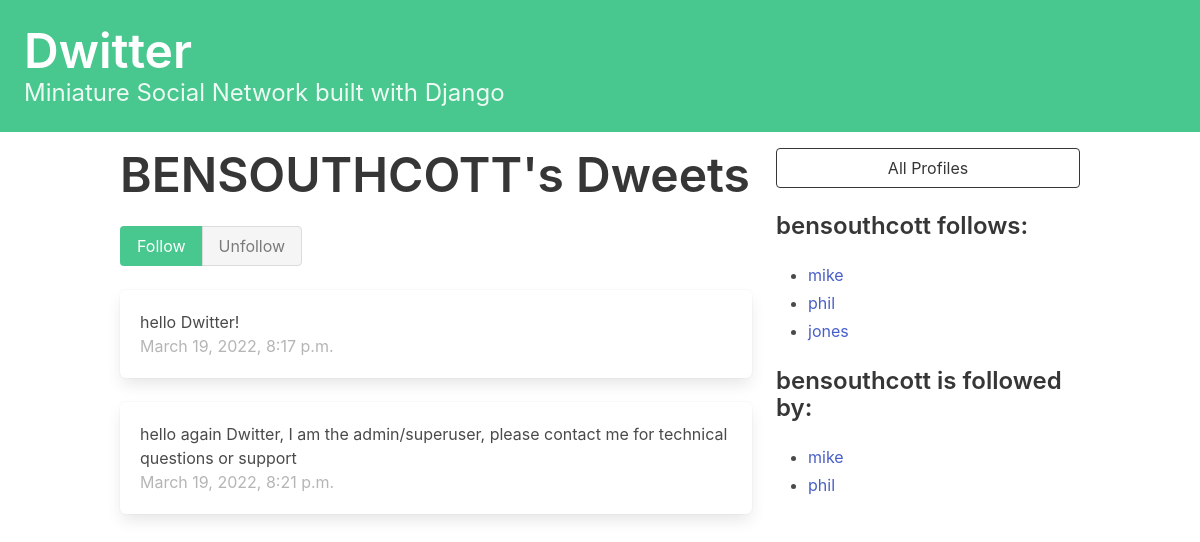
The page /profile/1 (signed in) on the database as committed earlier.
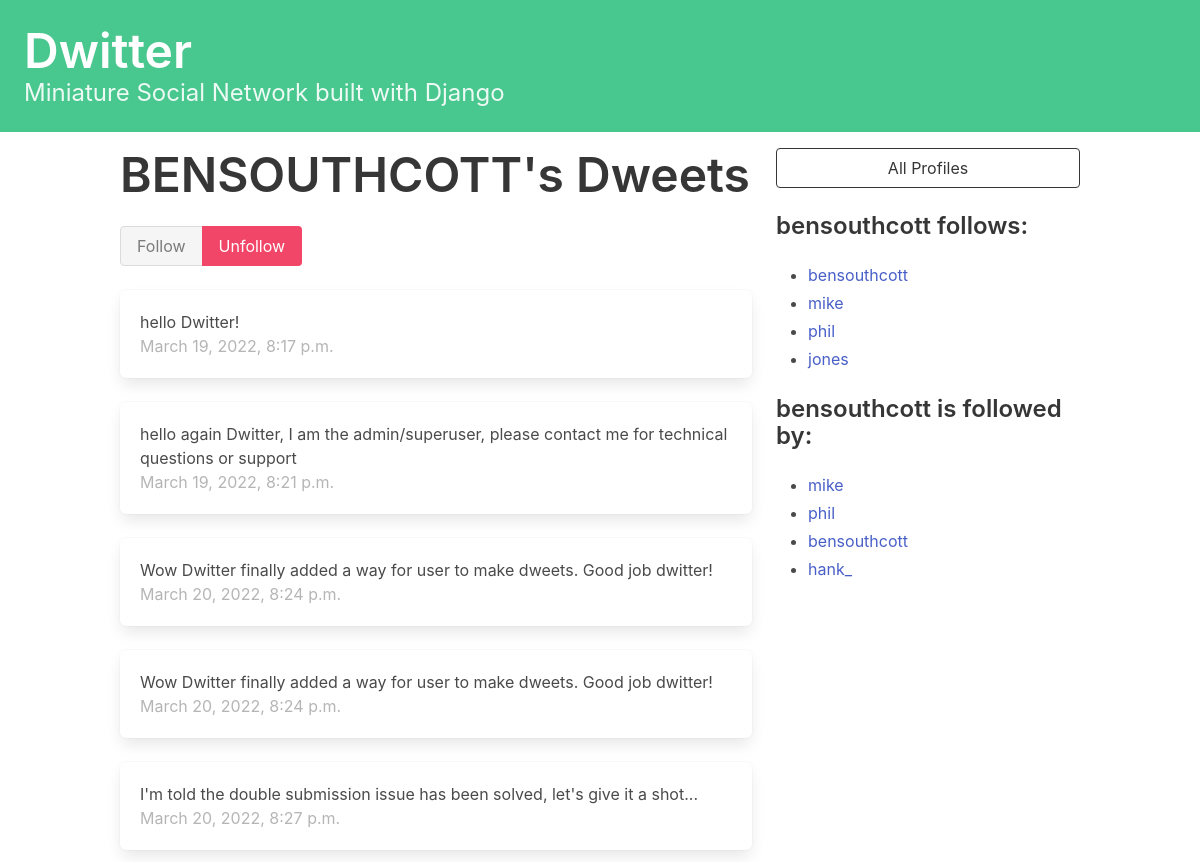
The same page on the database as committed later.
### dwitter/models.py (models this page shows, shortened)
class Dweet(models.Model):
    user = models.ForeignKey(
        User, related_name="dweets", on_delete=models.DO_NOTHING
    )
    body = models.CharField(max_length=140)
    created_at = models.DateTimeField(auto_now_add=True)

class Profile(models.Model):
    user = models.OneToOneField(User, on_delete=models.CASCADE)
    follows = models.ManyToManyField(
        "self",
        related_name="followed_by",
        symmetrical=False,
        blank=True
    )
    def __str__(self):
        return self.user.username

### dwitter/views.py (the view, shortened to what this page needs)
# urls.py: path("profile/<int:pk>", profile, name="profile")
def profile(request, pk):
    if not hasattr(request.user, "profile"):
        missing_profile = Profile(user=request.user)
        missing_profile.save()
    profile = Profile.objects.get(pk=pk)
    return render(request, "dwitter/profile.html", {"profile": profile})

### dwitter/templates/dwitter/profile.html (shortened to what this page needs)
{% extends "base.html" %}
{% block content %}
<div class="column">
    <div class="block">
    <h1 class="title is-1">
        {{profile.user.username|upper}}'s Dweets
    </h1>
    </div>
    <div class="block">
        <form method="post">
            <div class="buttons has-addons">
                {% if profile in user.profile.follows.all %}
                    <button class="button is-success is-static">Follow</button>
                    <button class="button is-danger" name="follow" value="unfollow">Unfollow</button>
                {% else %}
                    <button class="button is-success" name="follow" value="follow">Follow</button>
                    <button class="button is-danger is-static">Unfollow</button>
                {% endif %}
            </div>
        </form>
    </div>
    <div class="content">
    {% for dweet in profile.user.dweets.all %}
        <div class="box">
            {{ dweet.body }}
            <span class="is-small has-text-grey-light">
                <br>
                {{ dweet.created_at }}
            </span>
        </div>
    {% endfor %}
    </div>
</div>
<div class="column is-one-third">
    <div class="block">
        <a href="{% url 'dwitter:profile_list' %}">
            <button class="button is-dark is-outlined is-fullwidth">
                All Profiles
            </button>
        </a>
    </div>
    <div class="block">
        <h3 class="title is-4">
            {{profile.user.username}} follows:
        </h3>
        <div class="content">
            <ul>
            {% for following in profile.follows.all %}
                <li>
                    <a href="{% url 'dwitter:profile' following.id %}">
                        {{ following }}
                    </a>
                </li>
            {% endfor %}
            </ul>
        </div>
    </div>
    <div class="block">
        <h3 class="title is-4">
            {{profile.user.username}} is followed by:
        </h3>
        <div class="content">
            <ul>
            {% for follower in profile.followed_by.all %}
                <li>
                    <a href="{% url 'dwitter:profile' follower.id %}">
                        {{ follower }}
                    </a>
                </li>
            {% endfor %}
            </ul>
        </div>
    </div>
</div>
{% endblock content %}

Rows that differ between the two databases and show on the page:
now on one of the page's lists (row unchanged): Profile: user.username "bensouthcott"
added Dweet: body "Wow Dwitter finally added a way for user to make dweets. Good job dwitter!", created_at "March 20, 2022, 8:24 p.m."
added Dweet: body "Wow Dwitter finally added a way for user to make dweets. Good job dwitter!", created_at "March 20, 2022, 8:24 p.m."
added Dweet: body "I'm told the double submission issue has been solved, let's give it a shot...", created_at "March 20, 2022, 8:27 p.m."
added Profile: user.username "hank_", shown under "bensouthcott is followed by:"
